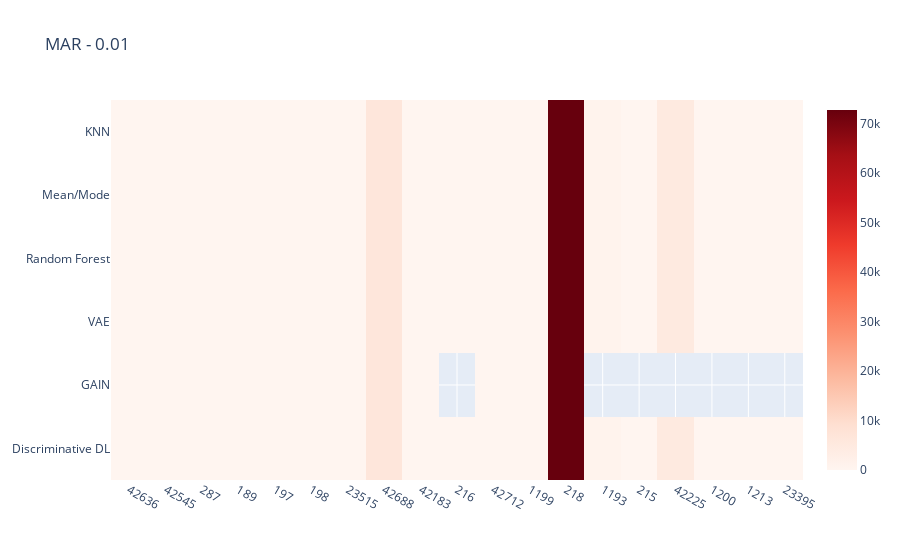
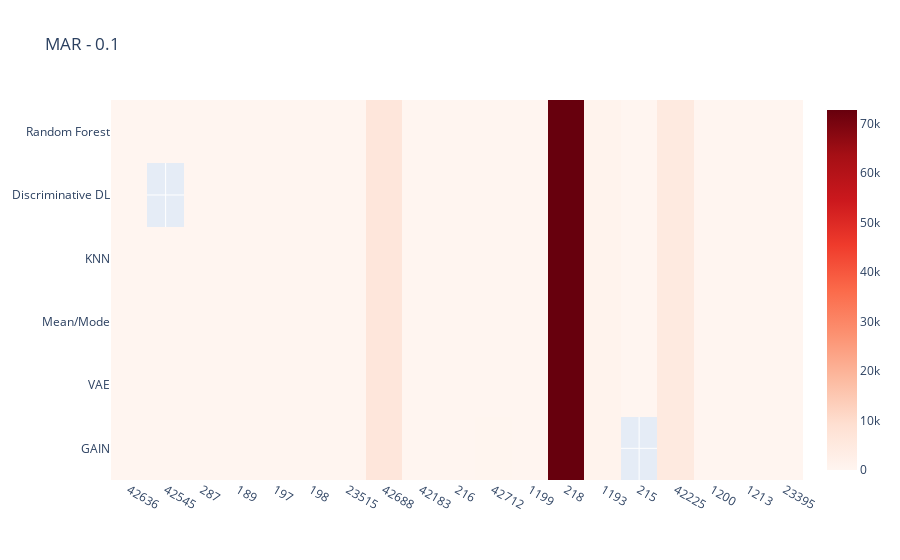
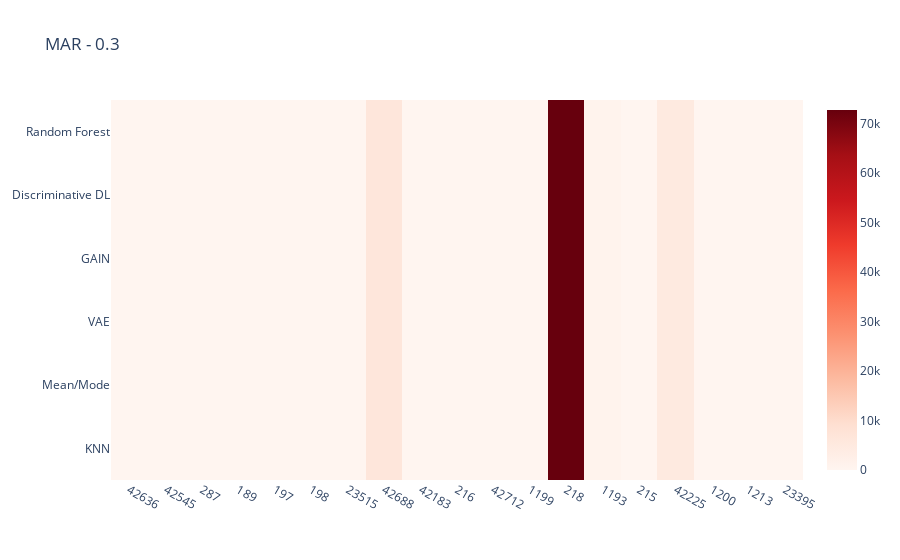
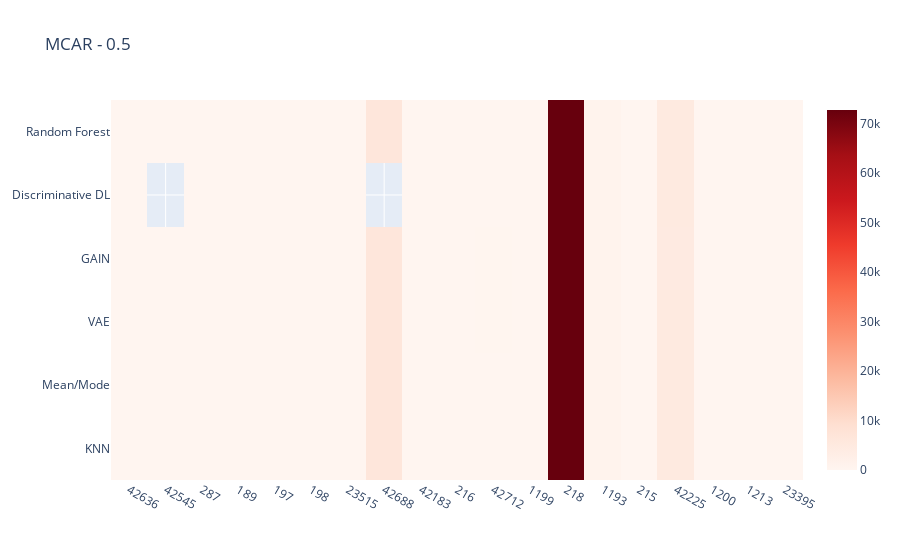

Notebook source saved alongside these figures, in order:
### Code cell
# Heatmap for total RMSE score for each data constellation for each method

df_heat = df_heat.astype({"Task":"string"})

data_constellations = ['MAR - 0.01', 'MAR - 0.1', 'MAR - 0.3', 'MCAR - 0.5', 'MCAR - 0.01', 'MCAR - 0.1', 'MCAR - 0.3', 'MCAR - 0.5', 'MNAR - 0.01', 'MNAR - 0.1', 'MNAR - 0.3', 'MNAR - 0.5']


for i in data_constellations:
    data_constel = df_heat.loc[df_heat['Data_Constellation'] == i]

    ### uncomment whatever you want to investigate

    ## sort by amount datapoints (ascending)
    data_constel = data_constel.sort_values(by=['NumberOfInstances'])

    ## sort by amount of features (ascending)
    #data_constel = data_constel.sort_values(by=['NumberOfFeatures'])

    ## sort by amount of datapoints and features (ascending)
    #data_constel = data_constel.sort_values(by=['NumberOfInstances', 'NumberOfFeatures'])

    ## sort by amount of categorical features and datapoints (ascending)
    #data_constel = data_constel.sort_values(by=['NumberOfCategoricalFeatures', 'NumberOfInstances'])

    ## sort by amount of numerical features and datapoints (ascending)
    #data_constel = data_constel.sort_values(by=['NumberOfNumericFeatures', 'NumberOfInstances'])
    
    Dataset_number = data_constel["Task"]
    Imputation_Method = data_constel["Imputation_Method"]
    Improvement = data_constel["Imputed"]
    

    trace = go.Heatmap(
                   z=Improvement,
                   x=Dataset_number,
                   y=Imputation_Method,
                   type = 'heatmap',
                    autocolorscale= False,
                    colorscale = 'Reds',
                    zmin=0,
                    )
    data = [trace]
    fig = go.Figure(data=data)
    fig.update_layout(
        title=i,
        xaxis_nticks=36)
    fig.show()

### Figure 1 — Plotly figure (JSON) as saved in the notebook; plotly's stock layout.template omitted (floating-point values rounded to 4 significant figures)
{"data": [{"autocolorscale": false, "colorscale": [[0, "rgb(255,245,240)"], [0.125, "rgb(254,224,210)"], [0.25, "rgb(252,187,161)"], [0.375, "rgb(252,146,114)"], [0.5, "rgb(251,106,74)"], [0.625, "rgb(239,59,44)"], [0.75, "rgb(203,24,29)"], [0.875, "rgb(165,15,21)"], [1, "rgb(103,0,13)"]], "type": "heatmap", "x": ["42636", "42636", "42636", "42636", "42636", "42636", "42545", "42545", "42545", "42545", "42545", "42545", "287", "287", "287", "287", "287", "287", "189", "197", "189", "189", "189", "189", "189", "197", "197", "197", "197", "197", "198", "198", "198", "198", "198", "198", "23515", "23515", "23515", "23515", "23515", "23515", "42688", "42688", "42688", "42688", "42688", "42688", "42183", "42183", "42183", "42183", "42183", "42183", "216", "216", "216", "216", "216", "42712", "42712", "42712", "42712", "42712", "42712", "1199", "1199", "1199", "1199", "1199", "1199", "218", "218", "218", "218", "218", "218", "1193", "1193", "1193", "1193", "1193", "215", "215", "215", "215", "215", "42225", "42225", "42225", "42225", "42225", "1200", "1200", "1200", "1200", "1200", "1213", "1213", "1213", "1213", "1213", "23395", "23395", "23395", "23395", "23395"], "y": ["Discriminative DL", "GAIN", "VAE", "Random Forest", "Mean/Mode", "KNN", "Discriminative DL", "GAIN", "Mean/Mode", "Random Forest", "VAE", "KNN", "Mean/Mode", "GAIN", "KNN", "Random Forest", "VAE", "Discriminative DL", "GAIN", "GAIN", "Random Forest", "Mean/Mode", "VAE", "Discriminative DL", "KNN", "Discriminative DL", "Random Forest", "Mean/Mode", "VAE", "KNN", "GAIN", "Discriminative DL", "VAE", "Mean/Mode", "KNN", "Random Forest", "GAIN", "Mean/Mode", "Random Forest", "VAE", "KNN", "Discriminative DL", "GAIN", "Mean/Mode", "Random Forest", "VAE", "Discriminative DL", "KNN", "Mean/Mode", "GAIN", "Discriminative DL", "VAE", "KNN", "Random Forest", "Discriminative DL", "KNN", "VAE", "Random Forest", "Mean/Mode", "Mean/Mode", "Random Forest", "VAE", "KNN", "GAIN", "Discriminative DL", "Mean/Mode", "KNN", "Random Forest", "GAIN", "Discriminative DL", "VAE", "Discriminative DL", "VAE", "Mean/Mode", "KNN", "GAIN", "Random Forest", "Random Forest", "Discriminative DL", "Mean/Mode", "KNN", "VAE", "VAE", "Random Forest", "Discriminative DL", "KNN", "Mean/Mode", "Discriminative DL", "VAE", "Mean/Mode", "KNN", "Random Forest", "Discriminative DL", "Random Forest", "KNN", "Mean/Mode", "VAE", "Mean/Mode", "VAE", "Discriminative DL", "KNN", "Random Forest", "Random Forest", "Discriminative DL", "Mean/Mode", "VAE", "KNN"], "z": [0.3323, 0.334, 0.3327, 0.3323, 0.3319, 0.3318, 20.77, 20.77, 20.77, 20.77, 20.77, 20.77, 0.7465, 0.7463, 0.7463, 0.7465, 0.7463, 0.7465, 0.2049, 9.194, 0.205, 0.205, 0.205, 0.205, 0.205, 9.193, 9.193, 9.194, 9.194, 9.193, 0.00142, 0.001419, 0.001419, 0.001419, 0.001419, 0.001419, 0.04688, 0.04687, 0.04687, 0.04687, 0.04687, 0.04687, 6501.0, 6501.0, 6501.0, 6501.0, 6501.0, 6501.0, 4.531, 4.53, 4.531, 4.531, 4.531, 4.531, 0.002838, 0.002838, 0.002838, 0.002838, 0.002839, 149.5, 149.5, 149.5, 149.5, 149.6, 149.5, 11.95, 11.95, 11.95, 11.95, 11.95, 11.95, 72730.0, 72730.0, 72730.0, 72730.0, 72730.0, 72730.0, 949.1, 949.0, 949.0, 949.1, 949.1, 2.382, 2.381, 2.381, 2.38, 2.38, 4702.0, 4702.0, 4703.0, 4702.0, 4702.0, 4.552, 4.551, 4.551, 4.565, 4.566, 6.35, 6.351, 6.351, 6.351, 6.351, 0.1514, 0.1514, 0.1514, 0.1514, 0.1514], "zmin": 0}], "layout": {"title": {"text": "MAR - 0.01"}, "xaxis": {"nticks": 36}}}

### Figure 2 — Plotly figure (JSON) as saved in the notebook; plotly's stock layout.template omitted (floating-point values rounded to 4 significant figures)
{"data": [{"autocolorscale": false, "colorscale": [[0, "rgb(255,245,240)"], [0.125, "rgb(254,224,210)"], [0.25, "rgb(252,187,161)"], [0.375, "rgb(252,146,114)"], [0.5, "rgb(251,106,74)"], [0.625, "rgb(239,59,44)"], [0.75, "rgb(203,24,29)"], [0.875, "rgb(165,15,21)"], [1, "rgb(103,0,13)"]], "type": "heatmap", "x": ["42636", "42636", "42636", "42636", "42636", "42636", "42545", "42545", "42545", "42545", "42545", "287", "287", "287", "287", "287", "287", "189", "197", "189", "197", "197", "197", "197", "189", "197", "189", "189", "189", "198", "198", "198", "198", "198", "198", "23515", "23515", "23515", "23515", "23515", "23515", "42688", "42688", "42688", "42688", "42688", "42688", "42183", "42183", "42183", "42183", "42183", "42183", "216", "216", "216", "216", "216", "216", "42712", "42712", "42712", "42712", "42712", "42712", "1199", "1199", "1199", "1199", "1199", "1199", "218", "218", "218", "218", "218", "218", "1193", "1193", "1193", "1193", "1193", "1193", "215", "215", "215", "215", "215", "42225", "42225", "42225", "42225", "42225", "42225", "1200", "1200", "1200", "1200", "1200", "1200", "1213", "1213", "1213", "1213", "1213", "1213", "23395", "23395", "23395", "23395", "23395", "23395"], "y": ["GAIN", "VAE", "Mean/Mode", "KNN", "Discriminative DL", "Random Forest", "Random Forest", "Mean/Mode", "KNN", "GAIN", "VAE", "VAE", "Mean/Mode", "Random Forest", "KNN", "GAIN", "Discriminative DL", "Discriminative DL", "GAIN", "GAIN", "Random Forest", "Discriminative DL", "KNN", "VAE", "VAE", "Mean/Mode", "Random Forest", "Mean/Mode", "KNN", "Random Forest", "Discriminative DL", "GAIN", "Mean/Mode", "KNN", "VAE", "KNN", "Mean/Mode", "VAE", "GAIN", "Discriminative DL", "Random Forest", "Discriminative DL", "GAIN", "VAE", "Random Forest", "Mean/Mode", "KNN", "Mean/Mode", "GAIN", "KNN", "VAE", "Random Forest", "Discriminative DL", "GAIN", "Random Forest", "VAE", "KNN", "Discriminative DL", "Mean/Mode", "VAE", "Mean/Mode", "Random Forest", "KNN", "GAIN", "Discriminative DL", "Random Forest", "KNN", "Mean/Mode", "VAE", "GAIN", "Discriminative DL", "KNN", "Random Forest", "VAE", "Discriminative DL", "Mean/Mode", "GAIN", "KNN", "Random Forest", "GAIN", "Discriminative DL", "Mean/Mode", "VAE", "VAE", "KNN", "Random Forest", "Mean/Mode", "Discriminative DL", "GAIN", "Random Forest", "KNN", "Discriminative DL", "Mean/Mode", "VAE", "Discriminative DL", "Random Forest", "KNN", "Mean/Mode", "VAE", "GAIN", "VAE", "Discriminative DL", "GAIN", "Random Forest", "KNN", "Mean/Mode", "GAIN", "VAE", "KNN", "Mean/Mode", "Discriminative DL", "Random Forest"], "z": [0.3364, 0.3493, 0.3416, 0.3367, 0.3351, 0.3348, 20.77, 20.77, 20.77, 20.77, 20.77, 0.7463, 0.7465, 0.7459, 0.7461, 0.7475, 0.7461, 0.205, 9.197, 0.2053, 9.193, 9.194, 9.194, 9.199, 0.2051, 9.2, 0.205, 0.205, 0.205, 0.001419, 0.001419, 0.00142, 0.00142, 0.00142, 0.001419, 0.04683, 0.04686, 0.04687, 0.04686, 0.04679, 0.04682, 6501.0, 6501.0, 6501.0, 6501.0, 6501.0, 6501.0, 4.531, 4.53, 4.53, 4.53, 4.531, 4.531, 0.002899, 0.002849, 0.00285, 0.002852, 0.002849, 0.002855, 148.9, 149.0, 149.3, 149.4, 152.0, 150.1, 11.95, 11.95, 11.95, 11.96, 11.99, 11.95, 72730.0, 72730.0, 72730.0, 72730.0, 72730.0, 72730.0, 946.5, 946.5, 969.7, 945.6, 945.1, 945.8, 2.416, 2.4, 2.397, 2.396, 2.393, 4701.0, 4702.0, 4703.0, 4704.0, 4707.0, 4705.0, 4.583, 4.571, 4.573, 4.678, 4.698, 4.698, 6.364, 6.357, 6.359, 6.355, 6.356, 6.365, 0.1516, 0.1515, 0.1514, 0.1514, 0.1514, 0.1514], "zmin": 0}], "layout": {"title": {"text": "MAR - 0.1"}, "xaxis": {"nticks": 36}}}

### Figure 3 — Plotly figure (JSON) as saved in the notebook; plotly's stock layout.template omitted (floating-point values rounded to 4 significant figures)
{"data": [{"autocolorscale": false, "colorscale": [[0, "rgb(255,245,240)"], [0.125, "rgb(254,224,210)"], [0.25, "rgb(252,187,161)"], [0.375, "rgb(252,146,114)"], [0.5, "rgb(251,106,74)"], [0.625, "rgb(239,59,44)"], [0.75, "rgb(203,24,29)"], [0.875, "rgb(165,15,21)"], [1, "rgb(103,0,13)"]], "type": "heatmap", "x": ["42636", "42636", "42636", "42636", "42636", "42636", "42545", "42545", "42545", "42545", "42545", "42545", "287", "287", "287", "287", "287", "287", "189", "197", "189", "189", "189", "189", "189", "197", "197", "197", "197", "197", "198", "198", "198", "198", "198", "198", "23515", "23515", "23515", "23515", "23515", "23515", "42688", "42688", "42688", "42688", "42688", "42688", "42183", "42183", "42183", "42183", "42183", "42183", "216", "216", "216", "216", "216", "216", "42712", "42712", "42712", "42712", "42712", "42712", "1199", "1199", "1199", "1199", "1199", "1199", "218", "218", "218", "218", "218", "218", "1193", "1193", "1193", "1193", "1193", "1193", "215", "215", "215", "215", "215", "215", "42225", "42225", "42225", "42225", "42225", "42225", "1200", "1200", "1200", "1200", "1200", "1200", "1213", "1213", "1213", "1213", "1213", "1213", "23395", "23395", "23395", "23395", "23395", "23395"], "y": ["KNN", "Mean/Mode", "VAE", "GAIN", "Discriminative DL", "Random Forest", "KNN", "Mean/Mode", "Random Forest", "VAE", "GAIN", "Discriminative DL", "VAE", "Mean/Mode", "KNN", "Random Forest", "GAIN", "Discriminative DL", "Mean/Mode", "Discriminative DL", "KNN", "Random Forest", "VAE", "Discriminative DL", "GAIN", "KNN", "GAIN", "VAE", "Mean/Mode", "Random Forest", "GAIN", "Discriminative DL", "Random Forest", "Mean/Mode", "VAE", "KNN", "GAIN", "VAE", "Random Forest", "Discriminative DL", "Mean/Mode", "KNN", "VAE", "Mean/Mode", "GAIN", "Discriminative DL", "KNN", "Random Forest", "Random Forest", "Mean/Mode", "KNN", "Discriminative DL", "VAE", "GAIN", "Discriminative DL", "KNN", "Mean/Mode", "Random Forest", "GAIN", "VAE", "Random Forest", "VAE", "KNN", "Discriminative DL", "Mean/Mode", "GAIN", "Random Forest", "Discriminative DL", "KNN", "VAE", "Mean/Mode", "GAIN", "Random Forest", "KNN", "GAIN", "Discriminative DL", "VAE", "Mean/Mode", "VAE", "KNN", "Mean/Mode", "Random Forest", "Discriminative DL", "GAIN", "VAE", "GAIN", "Random Forest", "KNN", "Mean/Mode", "Discriminative DL", "Random Forest", "GAIN", "KNN", "Discriminative DL", "Mean/Mode", "VAE", "Discriminative DL", "Random Forest", "KNN", "Mean/Mode", "VAE", "GAIN", "KNN", "Discriminative DL", "Random Forest", "Mean/Mode", "GAIN", "VAE", "GAIN", "VAE", "Mean/Mode", "Discriminative DL", "Random Forest", "KNN"], "z": [0.3428, 0.3561, 0.3642, 0.344, 0.34, 0.3384, 20.77, 20.77, 20.77, 20.77, 20.77, 20.77, 0.7514, 0.7519, 0.7476, 0.7488, 0.7557, 0.7498, 0.2051, 9.196, 0.2052, 0.2055, 0.2059, 0.206, 0.2061, 9.19, 9.191, 9.201, 9.199, 9.192, 0.001422, 0.001418, 0.001419, 0.00142, 0.00142, 0.001421, 0.04696, 0.04694, 0.04688, 0.04689, 0.04687, 0.04687, 6501.0, 6501.0, 6501.0, 6501.0, 6501.0, 6501.0, 4.531, 4.531, 4.531, 4.531, 4.531, 4.531, 0.002879, 0.002873, 0.002857, 0.002864, 0.002922, 0.002872, 149.2, 149.7, 149.7, 149.7, 150.1, 149.8, 11.94, 11.96, 11.96, 11.97, 11.97, 12.01, 72730.0, 72730.0, 72730.0, 72730.0, 72730.0, 72730.0, 936.3, 939.1, 936.6, 939.7, 935.5, 964.5, 2.459, 2.443, 2.442, 2.438, 2.429, 2.403, 4702.0, 4702.0, 4703.0, 4707.0, 4709.0, 4713.0, 4.666, 4.627, 4.664, 4.836, 5.084, 5.114, 6.358, 6.355, 6.358, 6.344, 6.347, 6.359, 0.1515, 0.1515, 0.1514, 0.1514, 0.1514, 0.1514], "zmin": 0}], "layout": {"title": {"text": "MAR - 0.3"}, "xaxis": {"nticks": 36}}}

### Figure 4 — Plotly figure (JSON) as saved in the notebook; plotly's stock layout.template omitted (floating-point values rounded to 4 significant figures)
{"data": [{"autocolorscale": false, "colorscale": [[0, "rgb(255,245,240)"], [0.125, "rgb(254,224,210)"], [0.25, "rgb(252,187,161)"], [0.375, "rgb(252,146,114)"], [0.5, "rgb(251,106,74)"], [0.625, "rgb(239,59,44)"], [0.75, "rgb(203,24,29)"], [0.875, "rgb(165,15,21)"], [1, "rgb(103,0,13)"]], "type": "heatmap", "x": ["42636", "42636", "42636", "42636", "42636", "42636", "42545", "42545", "42545", "42545", "42545", "287", "287", "287", "287", "287", "287", "189", "197", "189", "197", "197", "197", "197", "189", "197", "189", "189", "189", "198", "198", "198", "198", "198", "198", "23515", "23515", "23515", "23515", "23515", "23515", "42688", "42688", "42688", "42688", "42688", "42183", "42183", "42183", "42183", "42183", "42183", "216", "216", "216", "216", "216", "216", "42712", "42712", "42712", "42712", "42712", "42712", "1199", "1199", "1199", "1199", "1199", "1199", "218", "218", "218", "218", "218", "218", "1193", "1193", "1193", "1193", "1193", "1193", "215", "215", "215", "215", "215", "215", "42225", "42225", "42225", "42225", "42225", "42225", "1200", "1200", "1200", "1200", "1200", "1200", "1213", "1213", "1213", "1213", "1213", "1213", "23395", "23395", "23395", "23395", "23395", "23395"], "y": ["KNN", "Mean/Mode", "VAE", "GAIN", "Discriminative DL", "Random Forest", "Mean/Mode", "KNN", "VAE", "GAIN", "Random Forest", "Random Forest", "VAE", "Mean/Mode", "Discriminative DL", "GAIN", "KNN", "Discriminative DL", "GAIN", "GAIN", "Mean/Mode", "VAE", "KNN", "Discriminative DL", "KNN", "Random Forest", "Random Forest", "Mean/Mode", "VAE", "Discriminative DL", "Mean/Mode", "VAE", "GAIN", "KNN", "Random Forest", "KNN", "Random Forest", "Discriminative DL", "Mean/Mode", "GAIN", "VAE", "VAE", "GAIN", "Random Forest", "KNN", "Mean/Mode", "VAE", "KNN", "Discriminative DL", "Random Forest", "Mean/Mode", "GAIN", "Random Forest", "Mean/Mode", "Discriminative DL", "VAE", "GAIN", "KNN", "Random Forest", "Discriminative DL", "KNN", "Mean/Mode", "GAIN", "VAE", "VAE", "Mean/Mode", "Discriminative DL", "Random Forest", "KNN", "GAIN", "GAIN", "Random Forest", "KNN", "Mean/Mode", "VAE", "Discriminative DL", "KNN", "Discriminative DL", "Random Forest", "Mean/Mode", "VAE", "GAIN", "Random Forest", "KNN", "VAE", "GAIN", "Discriminative DL", "Mean/Mode", "GAIN", "Random Forest", "KNN", "Mean/Mode", "VAE", "Discriminative DL", "Discriminative DL", "Random Forest", "KNN", "Mean/Mode", "VAE", "GAIN", "Random Forest", "Discriminative DL", "GAIN", "KNN", "VAE", "Mean/Mode", "Mean/Mode", "Discriminative DL", "KNN", "Random Forest", "GAIN", "VAE"], "z": [0.35, 0.3599, 0.3609, 0.4424, 0.3473, 0.3447, 20.77, 20.77, 20.77, 20.77, 20.77, 0.7486, 0.7487, 0.7487, 0.7473, 0.75, 0.7482, 0.2053, 9.189, 0.2058, 9.185, 9.187, 9.187, 9.193, 0.2057, 9.193, 0.2055, 0.2054, 0.2055, 0.001419, 0.001419, 0.00142, 0.00142, 0.00142, 0.001419, 0.0469, 0.04691, 0.04692, 0.04691, 0.04688, 0.0469, 6501.0, 6501.0, 6501.0, 6501.0, 6501.0, 4.531, 4.531, 4.531, 4.531, 4.53, 4.533, 0.002893, 0.002876, 0.002906, 0.002919, 0.003113, 0.002899, 148.9, 150.0, 150.0, 151.4, 153.5, 152.3, 11.96, 11.97, 11.97, 11.97, 11.97, 11.99, 72720.0, 72730.0, 72730.0, 72730.0, 72730.0, 72730.0, 932.6, 928.5, 933.9, 927.7, 927.3, 972.2, 2.492, 2.486, 2.485, 2.483, 2.472, 2.472, 4673.0, 4702.0, 4703.0, 4723.0, 4725.0, 4711.0, 4.664, 4.652, 4.68, 5.035, 5.152, 5.72, 6.366, 6.369, 6.343, 6.364, 6.341, 6.338, 0.1515, 0.1514, 0.1514, 0.1514, 0.1515, 0.1515], "zmin": 0}], "layout": {"title": {"text": "MCAR - 0.5"}, "xaxis": {"nticks": 36}}}
